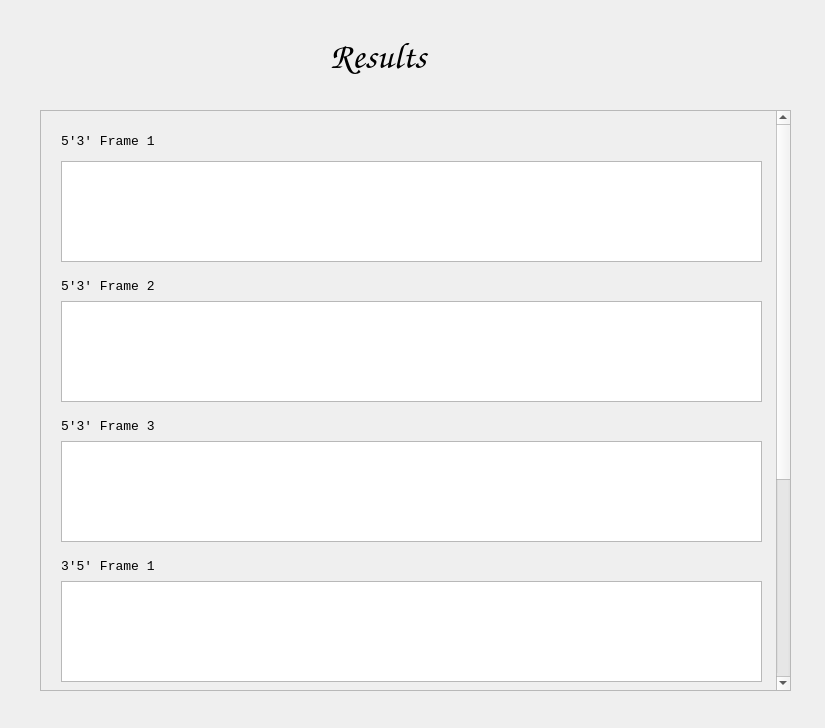
<?xml version="1.0" encoding="UTF-8"?>
<ui version="4.0">
 <class>MainWindow</class>
 <widget class="QMainWindow" name="MainWindow">
  <property name="geometry">
   <rect>
    <x>0</x>
    <y>0</y>
    <width>825</width>
    <height>728</height>
   </rect>
  </property>
  <property name="windowTitle">
   <string>MainWindow</string>
  </property>
  <widget class="QWidget" name="centralwidget">
   <property name="toolTipDuration">
    <number>-1</number>
   </property>
   <property name="layoutDirection">
    <enum>Qt::LeftToRight</enum>
   </property>
   <widget class="QLabel" name="lblTitle">
    <property name="geometry">
     <rect>
      <x>330</x>
      <y>20</y>
      <width>191</width>
      <height>71</height>
     </rect>
    </property>
    <property name="font">
     <font>
      <family>Comic Sans MS</family>
      <pointsize>28</pointsize>
     </font>
    </property>
    <property name="text">
     <string>Results</string>
    </property>
   </widget>
   <widget class="QScrollArea" name="scrollArea">
    <property name="geometry">
     <rect>
      <x>40</x>
      <y>110</y>
      <width>751</width>
      <height>581</height>
     </rect>
    </property>
    <property name="minimumSize">
     <size>
      <width>0</width>
      <height>0</height>
     </size>
    </property>
    <property name="widgetResizable">
     <bool>true</bool>
    </property>
    <widget class="QWidget" name="scrollAreaWidgetContents">
     <property name="geometry">
      <rect>
       <x>0</x>
       <y>0</y>
       <width>723</width>
       <height>900</height>
      </rect>
     </property>
     <property name="minimumSize">
      <size>
       <width>720</width>
       <height>900</height>
      </size>
     </property>
     <widget class="QLabel" name="label_2">
      <property name="geometry">
       <rect>
        <x>20</x>
        <y>160</y>
        <width>161</width>
        <height>31</height>
       </rect>
      </property>
      <property name="font">
       <font>
        <family>Consolas</family>
        <pointsize>10</pointsize>
       </font>
      </property>
      <property name="text">
       <string>5'3' Frame 2</string>
      </property>
     </widget>
     <widget class="QTextBrowser" name="textBrowser">
      <property name="geometry">
       <rect>
        <x>20</x>
        <y>50</y>
        <width>701</width>
        <height>101</height>
       </rect>
      </property>
      <property name="font">
       <font>
        <family>Consolas</family>
        <pointsize>8</pointsize>
       </font>
      </property>
      <property name="cursor" stdset="0">
       <cursorShape>IBeamCursor</cursorShape>
      </property>
     </widget>
     <widget class="QLabel" name="label">
      <property name="geometry">
       <rect>
        <x>20</x>
        <y>10</y>
        <width>161</width>
        <height>40</height>
       </rect>
      </property>
      <property name="font">
       <font>
        <family>Consolas</family>
        <pointsize>10</pointsize>
       </font>
      </property>
      <property name="text">
       <string>5'3' Frame 1</string>
      </property>
     </widget>
     <widget class="QTextBrowser" name="textBrowser_2">
      <property name="geometry">
       <rect>
        <x>20</x>
        <y>190</y>
        <width>701</width>
        <height>101</height>
       </rect>
      </property>
      <property name="font">
       <font>
        <family>Consolas</family>
        <pointsize>8</pointsize>
       </font>
      </property>
      <property name="cursor" stdset="0">
       <cursorShape>IBeamCursor</cursorShape>
      </property>
     </widget>
     <widget class="QTextBrowser" name="textBrowser_3">
      <property name="geometry">
       <rect>
        <x>20</x>
        <y>330</y>
        <width>701</width>
        <height>101</height>
       </rect>
      </property>
      <property name="font">
       <font>
        <family>Consolas</family>
        <pointsize>8</pointsize>
       </font>
      </property>
      <property name="cursor" stdset="0">
       <cursorShape>IBeamCursor</cursorShape>
      </property>
     </widget>
     <widget class="QLabel" name="label_3">
      <property name="geometry">
       <rect>
        <x>20</x>
        <y>300</y>
        <width>161</width>
        <height>31</height>
       </rect>
      </property>
      <property name="font">
       <font>
        <family>Consolas</family>
        <pointsize>10</pointsize>
       </font>
      </property>
      <property name="text">
       <string>5'3' Frame 3</string>
      </property>
     </widget>
     <widget class="QLabel" name="label_6">
      <property name="geometry">
       <rect>
        <x>20</x>
        <y>720</y>
        <width>161</width>
        <height>31</height>
       </rect>
      </property>
      <property name="font">
       <font>
        <family>Consolas</family>
        <pointsize>10</pointsize>
       </font>
      </property>
      <property name="text">
       <string>3'5' Frame 3</string>
      </property>
     </widget>
     <widget class="QLabel" name="label_4">
      <property name="geometry">
       <rect>
        <x>20</x>
        <y>440</y>
        <width>161</width>
        <height>31</height>
       </rect>
      </property>
      <property name="font">
       <font>
        <family>Consolas</family>
        <pointsize>10</pointsize>
       </font>
      </property>
      <property name="text">
       <string>3'5' Frame 1</string>
      </property>
     </widget>
     <widget class="QTextBrowser" name="textBrowser_4">
      <property name="geometry">
       <rect>
        <x>20</x>
        <y>470</y>
        <width>701</width>
        <height>101</height>
       </rect>
      </property>
      <property name="font">
       <font>
        <family>Consolas</family>
        <pointsize>8</pointsize>
       </font>
      </property>
      <property name="cursor" stdset="0">
       <cursorShape>IBeamCursor</cursorShape>
      </property>
     </widget>
     <widget class="QLabel" name="label_5">
      <property name="geometry">
       <rect>
        <x>20</x>
        <y>580</y>
        <width>161</width>
        <height>31</height>
       </rect>
      </property>
      <property name="font">
       <font>
        <family>Consolas</family>
        <pointsize>10</pointsize>
       </font>
      </property>
      <property name="text">
       <string>3'5' Frame 2</string>
      </property>
     </widget>
     <widget class="QTextBrowser" name="textBrowser_5">
      <property name="geometry">
       <rect>
        <x>20</x>
        <y>610</y>
        <width>701</width>
        <height>101</height>
       </rect>
      </property>
      <property name="font">
       <font>
        <family>Consolas</family>
        <pointsize>8</pointsize>
       </font>
      </property>
      <property name="cursor" stdset="0">
       <cursorShape>IBeamCursor</cursorShape>
      </property>
     </widget>
     <widget class="QTextBrowser" name="textBrowser_6">
      <property name="geometry">
       <rect>
        <x>20</x>
        <y>750</y>
        <width>701</width>
        <height>101</height>
       </rect>
      </property>
      <property name="font">
       <font>
        <family>Consolas</family>
        <pointsize>8</pointsize>
       </font>
      </property>
      <property name="cursor" stdset="0">
       <cursorShape>IBeamCursor</cursorShape>
      </property>
     </widget>
    </widget>
   </widget>
   <zorder>scrollArea</zorder>
   <zorder>lblTitle</zorder>
  </widget>
 </widget>
 <resources/>
 <connections/>
</ui>
